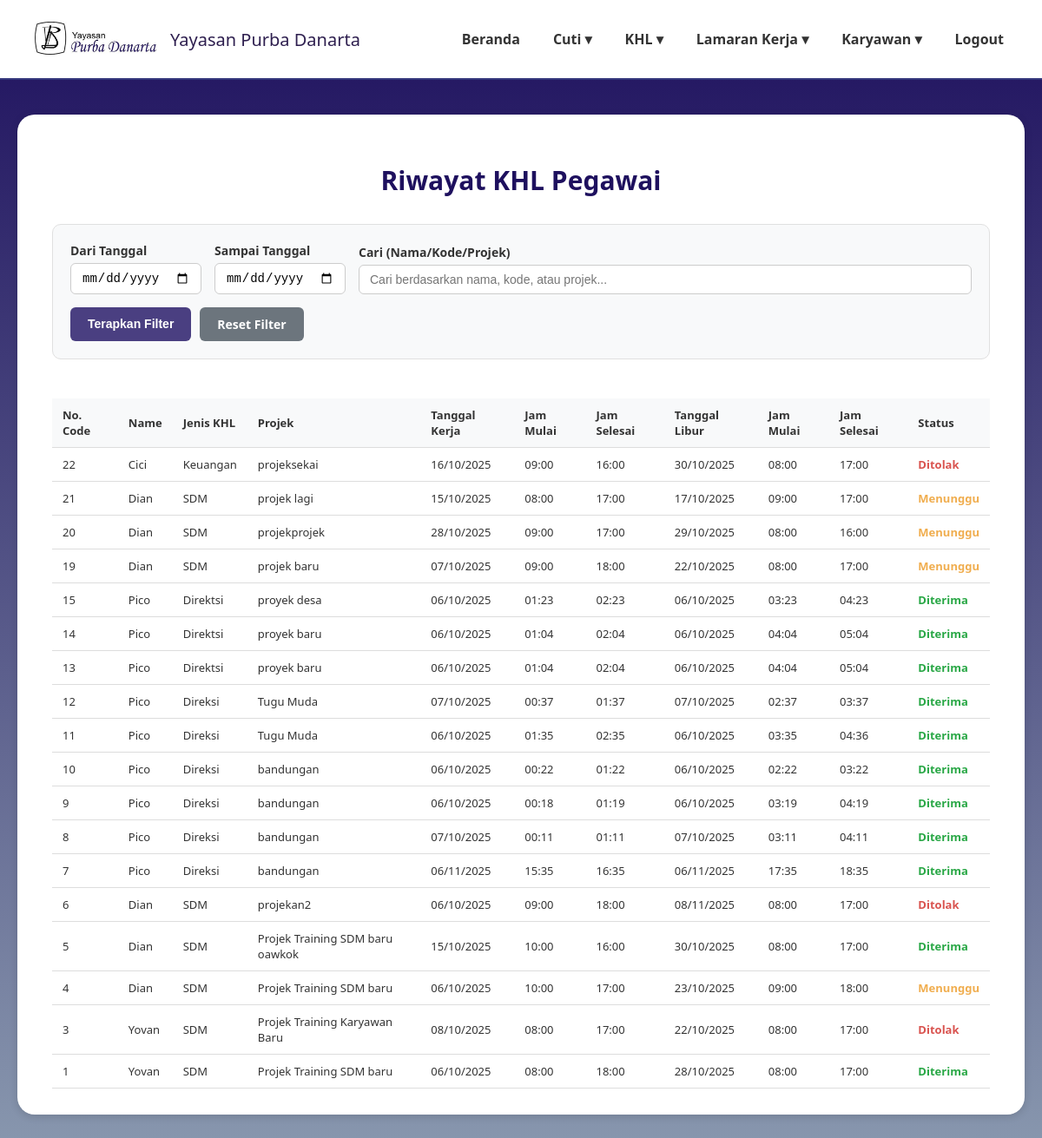
Before: /riwayat_khl.php (signed in) with the older database file.
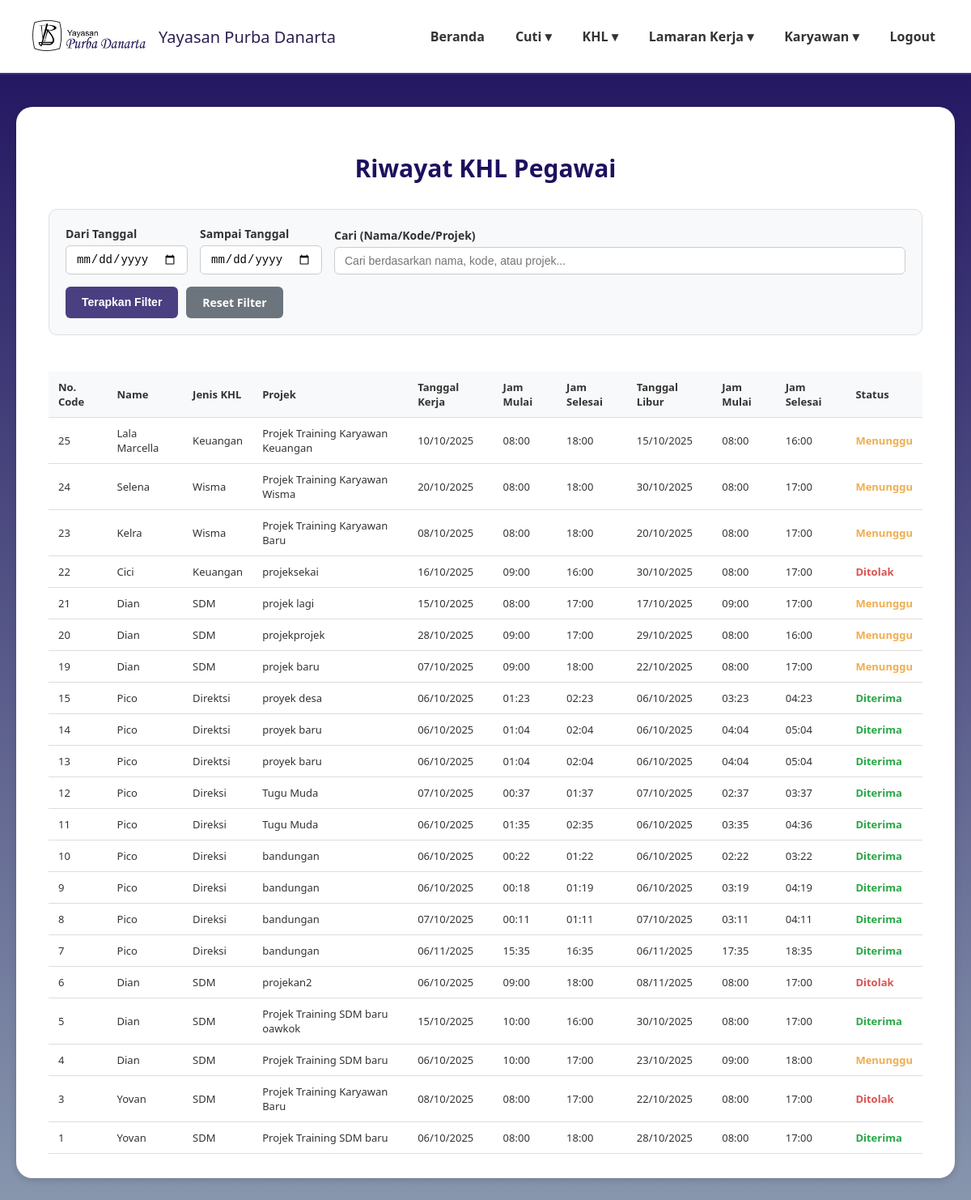
After: the same page with the newer database file.
### tables this page shows
CREATE TABLE `data_pengajuan_khl` (
  `id_khl` int(11) NOT NULL,
  `kode_karyawan` varchar(20) NOT NULL,
  `divisi` varchar(50) NOT NULL,
  `jabatan` varchar(50) NOT NULL,
  `role` enum('karyawan','direktur','admin','penanggung jawab') NOT NULL DEFAULT 'karyawan',
  `proyek` varchar(100) NOT NULL,
  `tanggal_khl` date NOT NULL,
  `jam_mulai_kerja` time NOT NULL,
  `jam_akhir_kerja` time NOT NULL,
  `tanggal_cuti_khl` date NOT NULL,
  `jam_mulai_cuti_khl` time NOT NULL,
  `jam_akhir_cuti_khl` time NOT NULL,
  `status_khl` enum('pending','disetujui','ditolak') DEFAULT 'pending',
  `alasan_penolakan` text DEFAULT NULL,
  `created_at` timestamp NOT NULL DEFAULT current_timestamp()
);

CREATE TABLE `data_karyawan` (
  `id_karyawan` int(11) NOT NULL,
  `kode_karyawan` varchar(20) NOT NULL,
  `nama_lengkap` varchar(100) NOT NULL,
  `email` varchar(100) NOT NULL,
  `password` varchar(255) NOT NULL,
  `jabatan` varchar(50) NOT NULL,
  `divisi` varchar(50) NOT NULL,
  `role` enum('karyawan','direktur','admin','penanggung jawab') NOT NULL DEFAULT 'karyawan',
  `no_telp` varchar(20) DEFAULT NULL,
  `sisa_cuti_tahunan` int(3) DEFAULT 0,
  `sisa_cuti_lustrum` int(3) DEFAULT 0,
  `status_aktif` enum('aktif','non_aktif') NOT NULL DEFAULT 'aktif',
  `created_at` timestamp NOT NULL DEFAULT current_timestamp()
);

### riwayat_khl.php (the view, shortened to what this page needs)
<?php
require 'config.php';
$start_date = $_GET['start_date'] ?? '';
$end_date = $_GET['end_date'] ?? '';
$search_query = $_GET['search'] ?? '';
$query = "SELECT
            dk.nama_lengkap,
            dpk.*
          FROM data_pengajuan_khl dpk
          JOIN data_karyawan dk ON dpk.kode_karyawan = dk.kode_karyawan
          WHERE 1=1";
$query .= " ORDER BY dpk.created_at DESC";
$stmt = $conn->prepare($query);
if ($stmt) {
    $stmt->execute();
    $result = $stmt->get_result();
    $riwayat_khl = $result->fetch_all(MYSQLI_ASSOC);
} else {
    $riwayat_khl = [];
    error_log("Error preparing query: " . $conn->error);
}
$status_mapping = [
    'disetujui' => 'Diterima',
    'ditolak' => 'Ditolak',
    'pending' => 'Menunggu'
];
$filtered_data = [];
foreach ($riwayat_khl as $khl) {
    $filtered_data[] = [
        'id' => $khl['id_khl'],
        'kode_khl' => $khl['id_khl'],
        'nama_karyawan' => $khl['nama_lengkap'],
        'jenis_khl' => $khl['divisi'],
        'projek' => $khl['proyek'],
        'tanggal_kerja' => $khl['tanggal_khl'],
        'jam_mulai_kerja' => $khl['jam_mulai_kerja'],
        'jam_selesai_kerja' => $khl['jam_akhir_kerja'],
        'tanggal_libur' => $khl['tanggal_cuti_khl'],
        'jam_mulai_libur' => $khl['jam_mulai_cuti_khl'],
        'jam_selesai_libur' => $khl['jam_akhir_cuti_khl'],
        'status' => $status_mapping[$khl['status_khl']] ?? $khl['status_khl']
    ];
}
?>
<!DOCTYPE html>
<html lang="id">
<head>
</head>
<body>
<header>
    <div class="logo">
        <img src="image/namayayasan.png" alt="Logo Yayasan">
        <span>Yayasan Purba Danarta</span>
    </div>
    <nav>
        <ul>
            <li><a href="dashboardadmin.php">Beranda</a></li>
            <li><a href="#">Cuti ▾</a>
            </li>
            <li><a href="#">KHL ▾</a>
            </li>
            <li><a href="#">Lamaran Kerja ▾</a>
            </li>
            <li><a href="#">Karyawan ▾</a>
            </li>
            <li><a href="logout2.php">Logout</a></li>
        </ul>
    </nav>
</header>
<main>
    <div class="card">
        <h2 class="page-title">Riwayat KHL Pegawai</h2>
        <div class="filter-section">
            <form method="GET" action="">
                <div class="filter-row">
                    <div class="filter-group date-group">
                        <label for="start_date">Dari Tanggal</label>
                        <input type="date" id="start_date" name="start_date" value="<?= htmlspecialchars($start_date) ?>">
                    </div>
                    <div class="filter-group date-group">
                        <label for="end_date">Sampai Tanggal</label>
                        <input type="date" id="end_date" name="end_date" value="<?= htmlspecialchars($end_date) ?>">
                    </div>
                    <div class="filter-group search-group">
                        <label for="search">Cari (Nama/Kode/Projek)</label>
                        <input type="text" id="search" name="search" placeholder="Cari berdasarkan nama, kode, atau projek..." value="<?= htmlspecialchars($search_query) ?>">
                    </div>
                </div>
                <div class="action-bar">
                    <button type="submit" class="btn btn-cari">Terapkan Filter</button>
                    <a href="riwayat_khl.php" class="btn btn-reset">Reset Filter</a>
                </div>
            </form>
        </div>
        <div class="data-table-container">
            <table class="data-table">
                <thead>
                    <tr>
                        <th>No. Code</th>
                        <th>Name</th>
                        <th>Jenis KHL</th>
                        <th>Projek</th>
                        <th>Tanggal Kerja</th>
                        <th>Jam Mulai</th>
                        <th>Jam Selesai</th>
                        <th>Tanggal Libur</th>
                        <th>Jam Mulai</th>
                        <th>Jam Selesai</th>
                        <th>Status</th>
                    </tr>
                </thead>
                <tbody>
                    <?php if (!empty($filtered_data)): ?>
                        <?php foreach($filtered_data as $khl): ?>
                        <tr>
                            <td><?= htmlspecialchars($khl['kode_khl']) ?></td>
                            <td><?= htmlspecialchars($khl['nama_karyawan']) ?></td>
                            <td><?= htmlspecialchars($khl['jenis_khl']) ?></td>
                            <td><?= htmlspecialchars($khl['projek']) ?></td>
                            <td><?= date('d/m/Y', strtotime($khl['tanggal_kerja'])) ?></td>
                            <td><?= $khl['jam_mulai_kerja'] ? date('H:i', strtotime($khl['jam_mulai_kerja'])) : '-' ?></td>
                            <td><?= $khl['jam_selesai_kerja'] ? date('H:i', strtotime($khl['jam_selesai_kerja'])) : '-' ?></td>
                            <td><?= $khl['tanggal_libur'] ? date('d/m/Y', strtotime($khl['tanggal_libur'])) : '-' ?></td>
                            <td><?= $khl['jam_mulai_libur'] ? date('H:i', strtotime($khl['jam_mulai_libur'])) : '-' ?></td>
                            <td><?= $khl['jam_selesai_libur'] ? date('H:i', strtotime($khl['jam_selesai_libur'])) : '-' ?></td>
                            <td>
                                <?php if ($khl['status'] == 'Diterima'): ?>
                                    <span class="status-diterima">Diterima</span>
                                <?php elseif ($khl['status'] == 'Ditolak'): ?>
                                    <span class="status-ditolak">Ditolak</span>
                                <?php elseif ($khl['status'] == 'Menunggu'): ?>
                                    <span class="status-menunggu">Menunggu</span>
                                <?php else: ?>
                                    <?= htmlspecialchars($khl['status']) ?>
                                <?php endif; ?>
                            </td>
                        </tr>
                        <?php endforeach; ?>
                    <?php else: ?>
                        <tr>
                            <td colspan="11" class="no-data">Tidak ada data KHL yang ditemukan</td>
                        </tr>
                    <?php endif; ?>
                </tbody>
            </table>
        </div>
    </div>
</main>
</body>
</html>

### riwayat_khl.php (style rules this page uses)
body { margin:0; font-family:'Segoe UI', Tahoma, Geneva, Verdana, sans-serif; background: linear-gradient(180deg,#1E105E 0%,#8897AE 100%); min-height:100vh; color:#333; }
header { background:rgba(255,255,255,1); padding:20px 40px; display:flex; justify-content:space-between; align-items:center; border-bottom:2px solid #34377c; flex-wrap: wrap; }
.logo { display:flex; align-items:center; gap:16px; font-weight:500; font-size:20px; color:#2e1f4f; }
.logo img { width: 140px; height: 50px; object-fit: contain; }
nav ul { list-style:none; margin:0; padding:0; display:flex; gap:30px; align-items: center; }
nav li { position:relative; }
nav a { text-decoration:none; color:#333; font-weight:600; padding:8px 4px; display:block; }
main { max-width:1600px; margin:40px auto; padding:0 20px; }
.card { background:#fff; border-radius:20px; padding:30px 40px; box-shadow:0 2px 10px rgba(0,0,0,0.15); }
.page-title { font-size: 30px; font-weight: 600; text-align: center; margin-bottom: 30px; color: #1E105E; }
.filter-section { background: #f8f9fa; padding: 20px; border-radius: 10px; margin-bottom: 25px; border: 1px solid #e0e0e0; }
.filter-row { display: flex; gap: 15px; align-items: flex-end; flex-wrap: wrap; }
.filter-group { display: flex; flex-direction: column; gap: 5px; }
.filter-group label { font-weight: 600; font-size: 14px; color: #333; }
.filter-group input { padding: 8px 12px; border: 1px solid #ccc; border-radius: 6px; font-size: 14px; }
.filter-group.date-group { min-width: 150px; }
.filter-group.search-group { flex-grow: 1; min-width: 200px; }
.action-bar { display: flex; gap: 10px; margin-top: 15px; }
.btn { padding: 10px 20px; border: none; border-radius: 6px; font-size: 14px; font-weight: 600; color: #fff; cursor: pointer; transition: background-color 0.3s; text-decoration: none; text-align: center; }
.btn-cari { background-color: #4a3f81; }
.btn-reset { background-color: #6c757d; }
.data-table-container { overflow-x: auto; }
.data-table { width: 100%; border-collapse: collapse; font-size: 13px; margin-top: 20px; }
.data-table th, .data-table td { padding: 10px 12px; text-align: left; border-bottom: 1px solid #ddd; }
.data-table th { background-color: #f8f9fa; font-weight: 600; color: #333; position: sticky; top: 0; }
.status-diterima { color: #28a745; font-weight: 600; }
.status-ditolak { color: #d9534f; font-weight: 600; }
.status-menunggu { color: #f0ad4e; font-weight: 600; }

Changed rows visible on the page:
added data_pengajuan_khl: id_khl "25", data_karyawan.nama_lengkap "Lala Marcella", divisi "Keuangan", proyek "Projek Training Karyawan Keuangan", tanggal_khl "10/10/2025", jam_mulai_kerja "08:00", jam_akhir_kerja "18:00", tanggal_cuti_khl "15/10/2025", jam_mulai_libur "08:00", jam_akhir_cuti_khl "16:00", shows "Menunggu"
added data_pengajuan_khl: id_khl "24", data_karyawan.nama_lengkap "Selena", divisi "Wisma", proyek "Projek Training Karyawan Wisma", tanggal_khl "20/10/2025", jam_mulai_kerja "08:00", jam_akhir_kerja "18:00", tanggal_cuti_khl "30/10/2025", jam_mulai_libur "08:00", jam_akhir_cuti_khl "17:00", shows "Menunggu"
added data_pengajuan_khl: id_khl "23", data_karyawan.nama_lengkap "Kelra", divisi "Wisma", proyek "Projek Training Karyawan Baru", tanggal_khl "08/10/2025", jam_mulai_kerja "08:00", jam_akhir_kerja "18:00", tanggal_cuti_khl "20/10/2025", jam_mulai_libur "08:00", jam_akhir_cuti_khl "17:00", shows "Menunggu"
